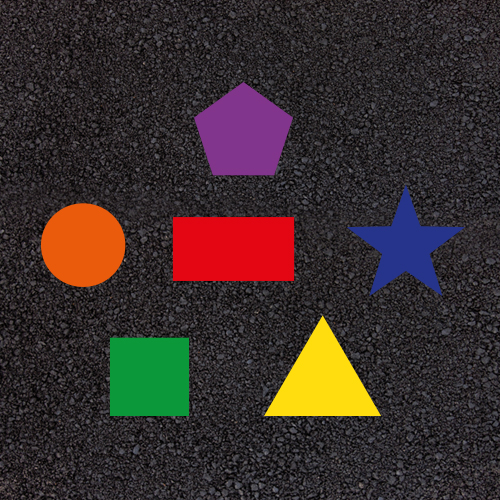
#> input picture 18.2 Simple Geometric Shapes Detection For Good & Pixelated Images/Geometric Shapes 2.jpg, 500 x 500 px
$ python 'Geometric Shapes Detection For Pixelated Image.py'
#> lines starting #> are read from the running program, lines starting #| are printed output that depends on the picture; after the words box and inside, x2 and y2 are one past the last pixel; in counts of white or black regions, pixels touching at a corner belong together
"""
Created on Sat Aug 28 19:04:36 2021
@author: Eriny
"""

import cv2 as cv
import numpy as np

font = cv.FONT_ITALIC

img = cv.imread('Geometric Shapes 2.jpg')
#> img is the input picture: shape (500, 500, 3); mean B, G, R 44, 46.6, 58.7
imgCopy = img.copy()
cv.imshow("Original", img)

imgGray     = cv.cvtColor(img, cv.COLOR_BGR2GRAY)
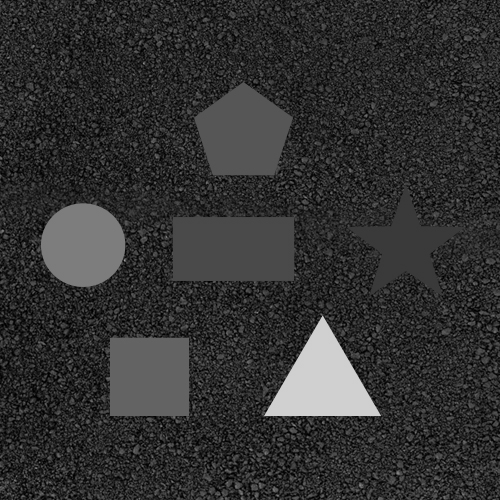
#> imgGray: shape (500, 500); min 0, max 209, mean 49.9
_, mask     = cv.threshold(imgGray, 55, 255, cv.THRESH_BINARY_INV)
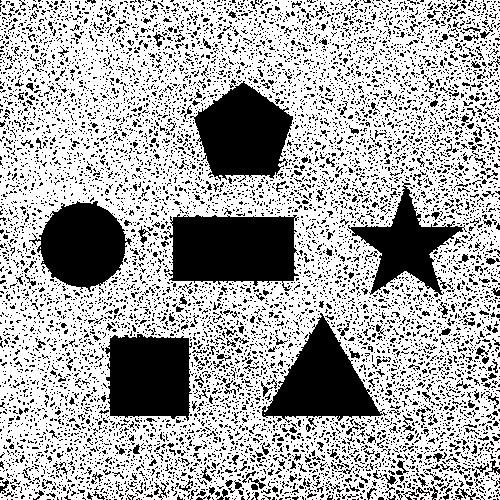
#> mask: shape (500, 500); 67.1% white; 9209 black regions (8872 under 20 px), largest, box (x1, y1, x2, y2) and area: (163, 214, 299, 291) 7965, (190, 81, 293, 182) 6607, (105, 334, 192, 421) 6375
kernel = np.ones((3,3), np.uint8)
closing = cv.morphologyEx(mask, cv.MORPH_CLOSE, kernel, iterations=3) ## Dilation THEN  Erosion
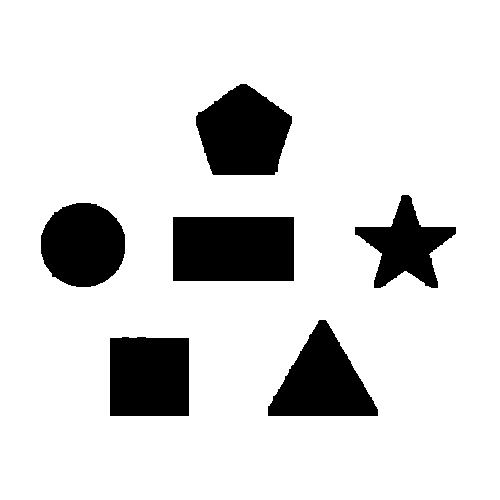
#> closing: shape (500, 500); 85.5% white; 6 black regions
contours, _ = cv.findContours(closing, cv.RETR_TREE, cv.CHAIN_APPROX_NONE)
#> contours = 7 contours; box (x1, y1, x2, y2) and area: (0, 0, 500, 500) 249001, (172, 216, 295, 282) 7928, (195, 83, 293, 176) 6556, (109, 336, 190, 417) 6334, (267, 319, 379, 417) 6134, (40, 202, 126, 288) 5760, (354, 194, 457, 289) 4428

#cv.imshow("In Gray Scale", imgGray)
cv.imshow("Thresholding", mask)
cv.imshow("closing", closing)

for cnt in contours:
    ## Without using approximation, may be there is noises. So number of contours will be not accurate [Must use approxPolyDP]
    approx = cv.approxPolyDP(cnt, 0.02*cv.arcLength(cnt,True), True)
    cv.drawContours(img, [approx], 0, (0,0,0), 2) ## 0 --> Max dist. between shape and drawed contours.
    ## Get x and y from index 0, 1 from array of cnt/approx to use putText() closed to its shape
    x = approx.ravel()[0]
    y = approx.ravel()[1]

    ## Detecting the shape form Numbers of contours for each one
    if len(approx) == 3:
        print(approx)
        cv.putText(img, "Triangle", (x,y), font, 0.5, (255,255,255), 1)
        cv.putText(imgCopy, "Triangle", (x,y), font, 0.5, (255,255,255), 1)

    elif len(approx) == 4:
        x1, y1, w, h = cv.boundingRect(approx)
        aspectRatio  = float(w) / h
        if aspectRatio >= 0.95 and aspectRatio <= 1.05:
            cv.putText(img, "Square", (x,y-5), font, 0.5, (255,255,255), 1)
            cv.putText(imgCopy, "Square", (x,y-5), font, 0.5, (255,255,255), 1)
        else:
            cv.putText(img, "Rectangle", (x,y-5), font, 0.5, (255,255,255), 1)
            cv.putText(imgCopy, "Rectangle", (x,y-5), font, 0.5, (255,255,255), 1)

    elif len(approx) == 5:
        cv.putText(img, "Pentagon", (x,y), font, 0.5, (255,255,255), 1)
        cv.putText(imgCopy, "Pentagon", (x,y), font, 0.5, (255,255,255), 1)

    elif len(approx) == 6:
        cv.putText(img, "Hexagonal", (x,y-5), font, 0.5, (255,255,255), 1)
        cv.putText(imgCopy, "Hexagonal", (x,y-5), font, 0.5, (255,255,255), 1)

    elif len(approx) == 10:
        cv.putText(img, "Star", (x,y), font, 0.5, (255,255,255), 1)
        cv.putText(imgCopy, "Star", (x,y), font, 0.5, (255,255,255), 1)

    else:
        cv.putText(img, "Circle", (x,y-5), font, 0.5, (255,255,255), 1)
        cv.putText(imgCopy, "Circle", (x,y-5), font, 0.5, (255,255,255), 1)
#> this loop made 7 passes
#> (approx, x, y, x1, y1, w, h, aspectRatio) on passes 1, 2, 4: ([[0, 0], [0, 499], [499, 499], [499, 0]], 0, 0, 0, 0, 500, 500, 1), ([[109, 338], [188, 337], [189, 415], [110, 416]], 109, 338, 109, 337, 81, 80, 1.01), ([[172, 217], [293, 216], [294, 280], [173, 281]], 172, 217, 172, 216, 123, 66, 1.86)
#> (x, y) on passes 5 to 7: (62, 206), (354, 227), (197, 112)
#| [[[319 319]]
#|  [[377 416]]
#|  [[267 415]]]
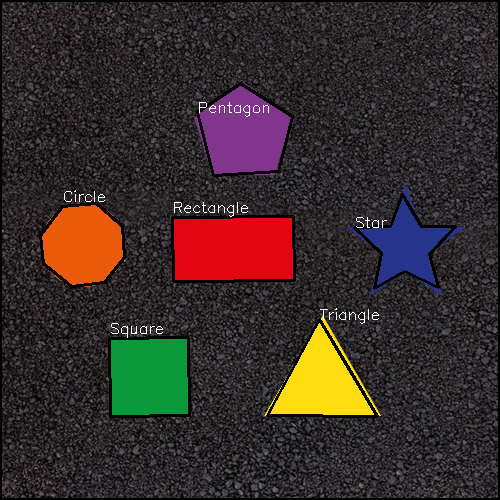
#> img: shape (500, 500, 3); 4.22% of pixels changed, all inside (x1, y1, x2, y2) = (0, 0, 500, 500)
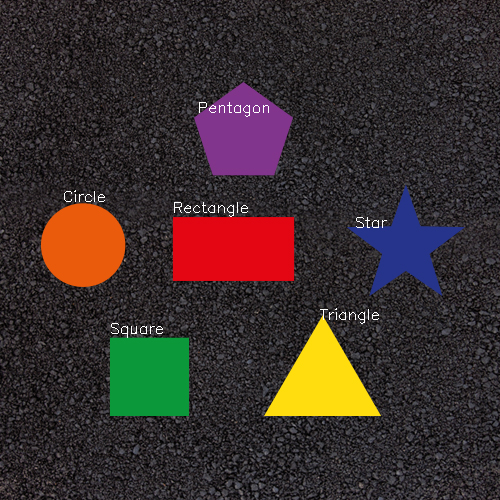
#> imgCopy: shape (500, 500, 3); 0.32% of pixels changed, all inside (x1, y1, x2, y2) = (64, 102, 387, 338)

cv.imshow("After Detection", img)
cv.imshow("After Detection [Without Contours]", imgCopy)

cv.waitKey(0)
cv.destroyAllWindows()
